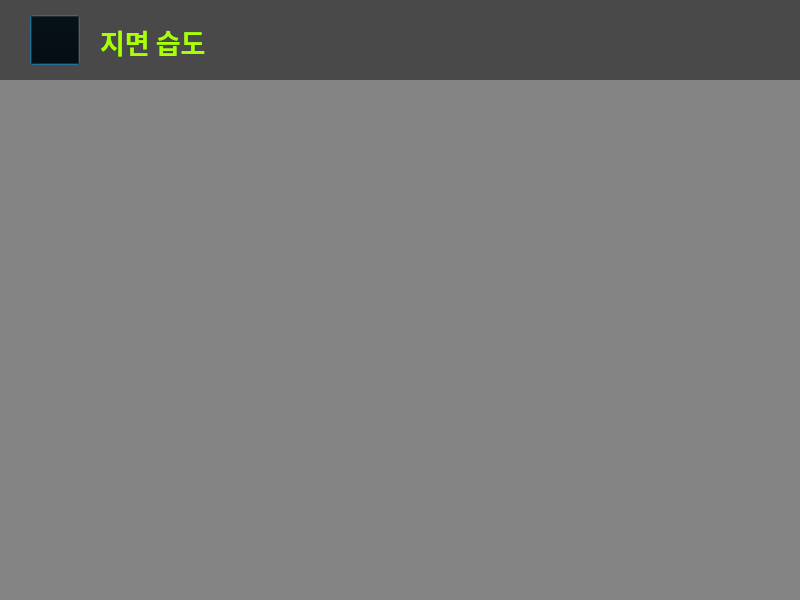
<?xml version="1.0" encoding="UTF-8"?>
<ui version="4.0">
 <class>Dialog</class>
 <widget class="QDialog" name="Dialog">
  <property name="geometry">
   <rect>
    <x>0</x>
    <y>0</y>
    <width>800</width>
    <height>600</height>
   </rect>
  </property>
  <property name="windowTitle">
   <string>Dialog</string>
  </property>
  <widget class="QLabel" name="label_1">
   <property name="geometry">
    <rect>
     <x>0</x>
     <y>0</y>
     <width>800</width>
     <height>600</height>
    </rect>
   </property>
   <property name="text">
    <string/>
   </property>
   <property name="pixmap">
    <pixmap>smart_farm.jpg</pixmap>
   </property>
   <property name="scaledContents">
    <bool>true</bool>
   </property>
   <property name="wordWrap">
    <bool>false</bool>
   </property>
  </widget>
  <widget class="QLabel" name="label_3">
   <property name="geometry">
    <rect>
     <x>0</x>
     <y>0</y>
     <width>801</width>
     <height>80</height>
    </rect>
   </property>
   <property name="styleSheet">
    <string notr="true">background-color:rgba(0, 0, 0, 0.45);</string>
   </property>
   <property name="text">
    <string/>
   </property>
  </widget>
  <widget class="QPushButton" name="pushButton">
   <property name="geometry">
    <rect>
     <x>30</x>
     <y>15</y>
     <width>50</width>
     <height>50</height>
    </rect>
   </property>
   <property name="styleSheet">
    <string notr="true">background-color:transparent;</string>
   </property>
   <property name="text">
    <string/>
   </property>
   <property name="icon">
    <iconset>
     <normaloff>back.png</normaloff>back.png</iconset>
   </property>
   <property name="iconSize">
    <size>
     <width>50</width>
     <height>50</height>
    </size>
   </property>
  </widget>
  <widget class="QLabel" name="label_2">
   <property name="geometry">
    <rect>
     <x>0</x>
     <y>0</y>
     <width>800</width>
     <height>600</height>
    </rect>
   </property>
   <property name="styleSheet">
    <string notr="true">background-color:rgba(0, 0, 0, 0.45);;</string>
   </property>
   <property name="text">
    <string/>
   </property>
  </widget>
  <widget class="QLabel" name="label_4">
   <property name="geometry">
    <rect>
     <x>100</x>
     <y>5</y>
     <width>200</width>
     <height>75</height>
    </rect>
   </property>
   <property name="font">
    <font>
     <family>휴먼편지체</family>
     <weight>75</weight>
     <bold>true</bold>
    </font>
   </property>
   <property name="text">
    <string>&lt;html&gt;&lt;head/&gt;&lt;body&gt;&lt;p&gt;&lt;span style=&quot; font-size:20pt; color:#aaff00;&quot;&gt;지면 습도&lt;/span&gt;&lt;/p&gt;&lt;/body&gt;&lt;/html&gt;</string>
   </property>
  </widget>
  <widget class="PlotWidget" name="ground_humi" native="true">
   <property name="geometry">
    <rect>
     <x>50</x>
     <y>100</y>
     <width>700</width>
     <height>480</height>
    </rect>
   </property>
  </widget>
  <zorder>label_1</zorder>
  <zorder>label_3</zorder>
  <zorder>label_2</zorder>
  <zorder>label_4</zorder>
  <zorder>ground_humi</zorder>
  <zorder>pushButton</zorder>
 </widget>
 <customwidgets>
  <customwidget>
   <class>PlotWidget</class>
   <extends>QWidget</extends>
   <header location="global">pyqtgraph.h</header>
   <container>1</container>
  </customwidget>
 </customwidgets>
 <resources/>
 <connections>
  <connection>
   <sender>pushButton</sender>
   <signal>clicked()</signal>
   <receiver>Dialog</receiver>
   <slot>btn_main()</slot>
   <hints>
    <hint type="sourcelabel">
     <x>53</x>
     <y>50</y>
    </hint>
    <hint type="destinationlabel">
     <x>85</x>
     <y>-86</y>
    </hint>
   </hints>
  </connection>
 </connections>
 <slots>
  <slot>btn_main()</slot>
 </slots>
</ui>
